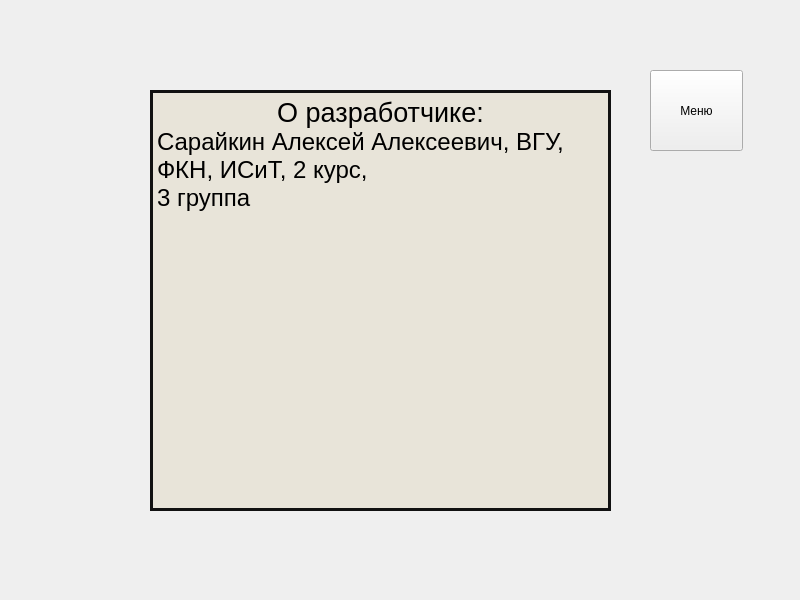
<?xml version="1.0" encoding="UTF-8"?>
<ui version="4.0">
 <class>MainWindow</class>
 <widget class="QMainWindow" name="MainWindow">
  <property name="geometry">
   <rect>
    <x>0</x>
    <y>0</y>
    <width>800</width>
    <height>600</height>
   </rect>
  </property>
  <property name="windowTitle">
   <string>Пекинская опера</string>
  </property>
  <widget class="QWidget" name="centralwidget">
   <widget class="QPushButton" name="menuButton">
    <property name="geometry">
     <rect>
      <x>650</x>
      <y>70</y>
      <width>93</width>
      <height>81</height>
     </rect>
    </property>
    <property name="text">
     <string>Меню</string>
    </property>
   </widget>
   <widget class="QTextBrowser" name="textBrowser">
    <property name="geometry">
     <rect>
      <x>150</x>
      <y>90</y>
      <width>461</width>
      <height>421</height>
     </rect>
    </property>
    <property name="styleSheet">
     <string notr="true">background-color: rgba(232, 228, 216, 0.95);
border: 3px solid #111;</string>
    </property>
    <property name="html">
     <string>&lt;!DOCTYPE HTML PUBLIC &quot;-//W3C//DTD HTML 4.0//EN&quot; &quot;http://www.w3.org/TR/REC-html40/strict.dtd&quot;&gt;
&lt;html&gt;&lt;head&gt;&lt;meta name=&quot;qrichtext&quot; content=&quot;1&quot; /&gt;&lt;style type=&quot;text/css&quot;&gt;
p, li { white-space: pre-wrap; }
&lt;/style&gt;&lt;/head&gt;&lt;body style=&quot; font-family:'MS Shell Dlg 2'; font-size:7.8pt; font-weight:400; font-style:normal;&quot;&gt;
&lt;p align=&quot;center&quot; style=&quot; margin-top:0px; margin-bottom:0px; margin-left:0px; margin-right:0px; -qt-block-indent:0; text-indent:0px;&quot;&gt;&lt;span style=&quot; font-size:20pt;&quot;&gt;О разработчике:&lt;/span&gt;&lt;/p&gt;
&lt;p style=&quot; margin-top:0px; margin-bottom:0px; margin-left:0px; margin-right:0px; -qt-block-indent:0; text-indent:0px;&quot;&gt;&lt;span style=&quot; font-size:18pt;&quot;&gt;Сарайкин Алексей Алексеевич, ВГУ, ФКН, ИСиТ, 2 курс, &lt;/span&gt;&lt;/p&gt;
&lt;p style=&quot; margin-top:0px; margin-bottom:0px; margin-left:0px; margin-right:0px; -qt-block-indent:0; text-indent:0px;&quot;&gt;&lt;span style=&quot; font-size:18pt;&quot;&gt;3 группа&lt;/span&gt;&lt;/p&gt;&lt;/body&gt;&lt;/html&gt;</string>
    </property>
   </widget>
  </widget>
 </widget>
 <resources/>
 <connections/>
</ui>
